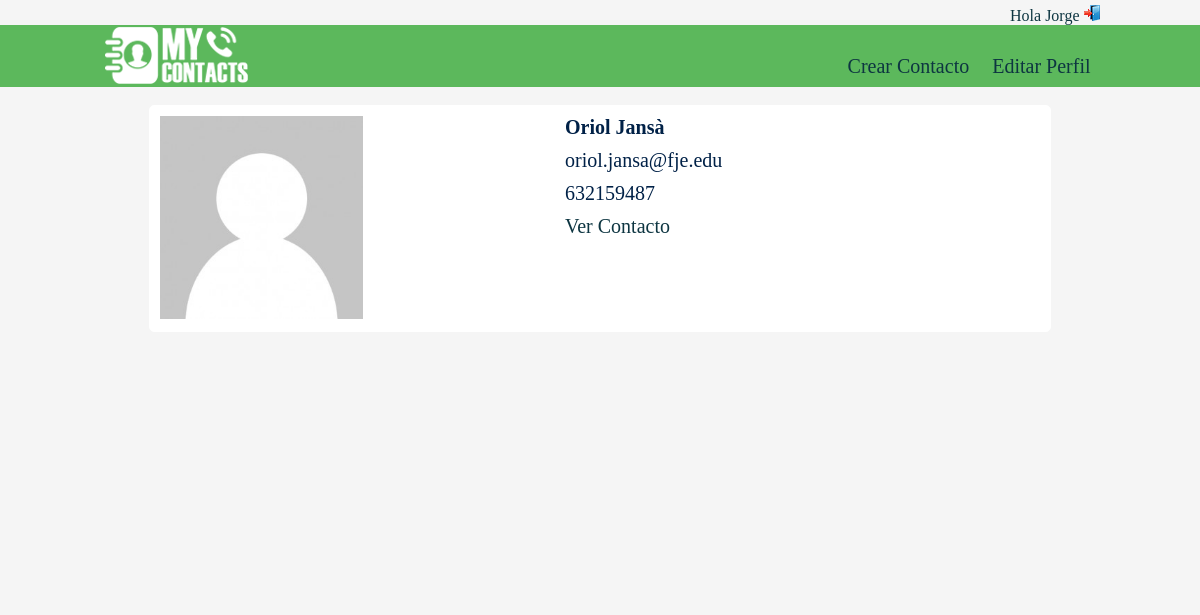
Page /Proyecto4_1/principal.php (signed in) on the committed database.
### tables this page shows
CREATE TABLE IF NOT EXISTS `tbl_contactos` (
`id_contacto` int(11) NOT NULL,
  `nombre_cont` varchar(20) NOT NULL,
  `apellido_cont` varchar(35) NOT NULL,
  `mail_cont` varchar(50) NOT NULL,
  `dir_cont` text NOT NULL,
  `tel_cont` int(9) NOT NULL,
  `mobil_cont` int(9) NOT NULL,
  `id_ubicacion` int(11) NOT NULL,
  `id_usuario` int(11) NOT NULL,
  `id_tipo_cont` int(11) NOT NULL
);

### Proyecto4_1/principal.php (the view, shortened to what this page needs)
<?php
  include("conexion.proc.php");
$sql_contactos = "SELECT * FROM tbl_contactos WHERE $_SESSION[id] = id_usuario";
?>
<!DOCTYPE html>
<html>
  <head>
      <link rel="stylesheet" type="text/css" href="css/estilo.css" media="screen" />
      <link rel="stylesheet" href="https://maxcdn.bootstrapcdn.com/font-awesome/4.4.0/css/font-awesome.min.css">
  </head>
    <body>
<a name="top">
      <div id="barraNegra">
        <div id="barraLogin">
          <ul id="listaLogin">
            <li id="identificate">Hola <?php echo $_SESSION['nombre']?> </li>
            <li><a href="salir.php"><img src="img/exit.png" alt="Salir" title="Salir" /></a></li>
          </ul>
        </div>
      </div>
      <header>
        <section id="cabecera">
          <figure>
            <a href="principal.php"><img src="img/logoMyContacts.png"/></a>
          </figure>
          <nav>
            <ul>
              <a href='crearcontacto.php'><li>Crear Contacto</li></a>
              <a href='modificarperfil.php'><li>Editar Perfil</li></a>
            </ul>
          </nav>
        </section>
      </header>
      <main>
          <section id="centro">
            <?php
              $datos = mysqli_query($con,$sql_contactos);
              if(mysqli_num_rows($datos)!=0){
                while ($mostrar = mysqli_fetch_array($datos)) {
            ?>
             <div id="divMaterial"><br/>
                <form id="formMaterial" action="php/reservar.php" method="get">
                  <div id="formQuery">
                    <div id="formQueryFoto">
                      <p><img class ="fotoMini" src="img/contactos/avatar.png" alt="" title"" /></p>
                    </div>
                    <div id="formQueryTexto">
                      <p id="formTituloMaterial"><?php echo utf8_encode($mostrar['nombre_cont']);?> <?php echo utf8_encode($mostrar['apellido_cont']); ?><p>
                      <p><?php echo utf8_encode($mostrar['mail_cont']); ?><p>
                      <p><?php echo utf8_encode($mostrar['mobil_cont']); ?><p>
                      <p><a href='contacto.php' <?php $_SESSION['id_contacto']='id_contacto'?>>Ver Contacto</a><p>
                    </div>
                  </div><br/>
                </form>
              </div><br/>
            <?php
              }
              }else{
                echo "No hay datos";
              }
            ?>
          </section>
        </main>
    </body>
</html>

### Proyecto4_1/css/estilo.css (style rules this page uses)
* { margin: 0; padding: 0; }
body { background-color: #f5f5f5; }
a { text-decoration: none; color: #0d3541; }
#barraNegra { background-color: #f5f5f5; width: 100%; height: 25px; min-width: 999px; }
#barraLogin { margin: 0 auto; position: relative; width: 999px; }
#listaLogin { float: right; padding-top: 5px; text-decoration: none; }
#listaLogin li { display: inline; color: #0d3541; }
#listaLogin li a { color: #0d3541; text-decoration: none; }
header { text-align: center; background-color: #5cb85c; width: 100%; height: 62px; position: relative; }
section { position: relative; margin: 0 auto; width: 999px; height: 62px; background-color: #5cb85c; }
figure { position: relative; float: left; width: 25%; height: 62px; }
figure img { position: relative; float: left; }
nav { position: relative; float: right; width: 75%; height: 62px; }
nav ul { color: white; text-align: right; text-decoration: none; padding-top: 30px; font-size: 20px; }
nav ul li { display: inline; text-align: right; padding-right: 9px; padding-left: 9px; }
main { margin: 0 auto; width: 100%; height: 500px; }
#centro { background-color: #f5f5f5; background-repeat: no-repeat; background-position: center center; width: 100%; height: 500px; margin: 0 auto; }
form p { color: white; font-size: 20px; margin-bottom: 10px; }
#divMaterial { margin: 0 auto; width: 999px; }
#formMaterial { background-color: white; width: 900px; height: 225px; margin: 0 auto; border: 1px solid white; border-radius: 5px; }
#formQuery { padding: 10px; width: 90%; height: 200px; }
.fotoMini { width: 50%; }
#formQueryFoto { float: left; width: 50%; }
#formQueryTexto { float: left; width: 50% }
#formQueryTexto p { color: #002147; }
#formTituloMaterial { font-weight: bold; }

### rows in the picture
tbl_contactos: nombre_cont "Oriol", apellido_cont "Jansà", mail_cont "oriol.jansa@fje.edu", mobil_cont "632159487"

### other values in the picture
$_SESSION['nombre'] "Jorge"
